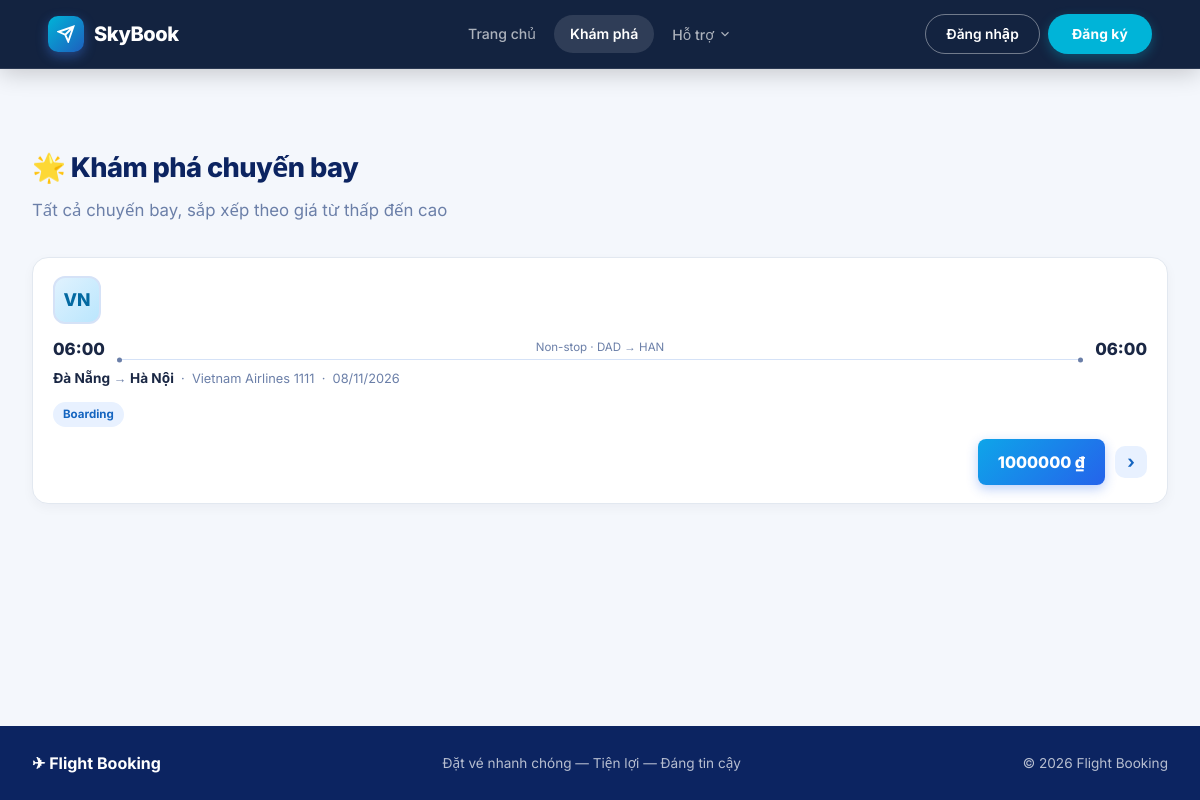
Screenshot of /recommendations/ with the database file from the repository.
### flights/models.py (models this page shows, shortened)
class Flight(models.Model):
    STATUS_CHOICES = [
        ("scheduled", "Scheduled"),
        ("boarding", "Boarding"),
        ("departed", "Departed"),
        ("completed", "Completed"),
        ("cancelled", "Cancelled"),
    ]
    flight_number = models.CharField(max_length=20, verbose_name="Flight Number")
    airline = models.ForeignKey(Airline, on_delete=models.CASCADE, related_name="flights", verbose_name="Airline")
    aircraft = models.ForeignKey(Aircraft, on_delete=models.CASCADE, related_name="flights", verbose_name="Aircraft")
    departure_airport = models.ForeignKey(Airport, on_delete=models.CASCADE, related_name="departures", verbose_name="Departure Airport")
    arrival_airport = models.ForeignKey(Airport, on_delete=models.CASCADE, related_name="arrivals", verbose_name="Arrival Airport")
    departure_time = models.DateTimeField(db_index=True, verbose_name="Departure Time")
    arrival_time = models.DateTimeField(verbose_name="Arrival Time")
    price = models.DecimalField(max_digits=12, decimal_places=2, verbose_name="Base Price")
    status = models.CharField(max_length=20, choices=STATUS_CHOICES, default="scheduled", db_index=True, verbose_name="Status")
    class Meta:
        verbose_name = "Flight"
        verbose_name_plural = "Flights"

class Airline(models.Model):
    name = models.CharField(max_length=100, verbose_name="Airline Name")
    code = models.CharField(max_length=10, unique=True, verbose_name="Airline Code")
    logo = models.URLField(blank=True, verbose_name="Logo URL")
    class Meta:
        verbose_name = "Airline"
        verbose_name_plural = "Airlines"

class Airport(models.Model):
    name = models.CharField(max_length=150, verbose_name="Airport Name")
    code = models.CharField(max_length=10, unique=True, verbose_name="Airport Code")
    city = models.CharField(max_length=100, verbose_name="City")
    class Meta:
        verbose_name = "Airport"
        verbose_name_plural = "Airports"

### recommendations/views.py (the view)
def recommendations(request):
    flights = Flight.objects.select_related(
        "airline", "departure_airport", "arrival_airport"
    ).filter(departure_time__gte=timezone.now()).order_by("price")
    return render(
        request,
        "recommendations/recommendations.html",
        {"flights": flights}
    )

### templates/recommendations/recommendations.html (shortened to what this page needs)
{% extends "base.html" %}
{% block content %}
<h1>🌟 Khám phá chuyến bay</h1>
<p class="page-subtitle">Tất cả chuyến bay, sắp xếp theo giá từ thấp đến cao</p>
{% for flight in flights %}
<div class="flight-result">
  <div class="fr-logo">{{ flight.airline.code|default:flight.airline.name|slice:":2"|upper }}</div>
  <div class="fr-info">
    <div class="fr-times">
      <span class="fr-time">{{ flight.departure_time|date:"H:i" }}</span>
      <div class="fr-duration-line">
        <span>Non-stop · {{ flight.departure_airport.code }} → {{ flight.arrival_airport.code }}</span>
        <div class="fr-line"></div>
      </div>
      <span class="fr-time">{{ flight.arrival_time|date:"H:i" }}</span>
    </div>
    <div class="fr-route">
      <strong>{{ flight.departure_airport.city }}</strong> → <strong>{{ flight.arrival_airport.city }}</strong>
      &nbsp;·&nbsp; {{ flight.airline.name }} {{ flight.flight_number }}
      &nbsp;·&nbsp; {{ flight.departure_time|date:"d/m/Y" }}
    </div>
  </div>
  <div class="fr-tags"><span class="fr-tag">{{ flight.get_status_display }}</span></div>
  <div class="fr-price-block">
    <a href="{% url 'create_booking' flight.id %}" class="fr-price-btn">{{ flight.price|floatformat:0 }} ₫</a>
    <a href="{% url 'flight_detail' flight.id %}" class="fr-chevron">›</a>
  </div>
</div>
{% empty %}
<div class="empty-state">
  <div class="empty-icon">✈</div>
  <h3>Chưa có chuyến bay nào</h3>
  <p>Vui lòng quay lại sau.</p>
</div>
{% endfor %}
{% endblock %}

### static/css/style.css (style rules this page uses)
:root { --navy: #0c2461; --navy-h: #091d52; --navy-lt: #1a3a7a; --blue: #1565c0; --blue-h: #1152a3; --blue-lt: #e8f1ff; --blue-mid: #c5d9f8; --sky: #2474d4; --white: #ffffff; --bg: #f0f4fc; --surface: #ffffff; --border: #d5e2f7; --text: #1a2744; --muted: #6b7fa8; --radius: 12px; --radius-sm: 8px; --radius-lg: 20px; --shadow: 0 2px 8px rgba(12,36,97,.08), 0 6px 20px rgba(12,36,97,.07); --shadow-md: 0 4px 16px rgba(12,36,97,.12), 0 12px 40px rgba(12,36,97,.10); }
*, *::before, *::after { box-sizing: border-box; margin: 0; padding: 0; }
body { font-family: 'Inter', 'Segoe UI', system-ui, sans-serif; background: var(--bg); color: var(--text); min-height: 100vh; display: flex; flex-direction: column; line-height: 1.65; }
a { color: var(--blue); text-decoration: none; }
p { margin: 0; }
h1 { font-size: 1.7rem; font-weight: 800; letter-spacing: -.02em; margin-bottom: 6px; }
.page-subtitle { color: var(--muted); margin-bottom: 28px; font-size: .95rem; }
.flight-result { background: var(--surface); border: 1px solid var(--border); border-radius: var(--radius); padding: 18px 20px; margin-bottom: 12px; box-shadow: var(--shadow); display: grid; grid-template-columns: 56px 1fr auto auto; align-items: center; gap: 0 20px; transition: box-shadow .18s, border-color .18s; }
.fr-logo { width: 48px; height: 48px; border-radius: 50%; background: var(--blue-lt); border: 2px solid var(--border); display: flex; align-items: center; justify-content: center; font-size: 1.1rem; font-weight: 800; color: var(--navy); flex-shrink: 0; }
.fr-times { display: flex; align-items: center; gap: 12px; margin-bottom: 4px; }
.fr-time { font-size: 1.05rem; font-weight: 800; color: var(--text); }
.fr-duration-line { flex: 1; display: flex; flex-direction: column; align-items: center; gap: 2px; }
.fr-duration-line span { font-size: .72rem; color: var(--muted); }
.fr-line { width: 100%; height: 1px; background: var(--border); position: relative; }
.fr-line::before, .fr-line::after { content: ''; position: absolute; top: 50%; transform: translateY(-50%); width: 5px; height: 5px; border-radius: 50%; background: var(--muted); }
.fr-line::before { left: 0; }
.fr-line::after { right: 0; }
.fr-route { font-size: .8rem; color: var(--muted); }
.fr-route strong { color: var(--text); font-size: .85rem; }
.fr-tags { display: flex; align-items: center; gap: 8px; min-width: 120px; }
.fr-tag { background: var(--blue-lt); color: var(--blue); border-radius: 99px; font-size: .72rem; font-weight: 700; padding: 3px 10px; white-space: nowrap; }
.fr-price-block { display: flex; align-items: center; gap: 10px; }
.fr-price-btn { background: var(--blue); color: #fff; border-radius: var(--radius-sm); padding: 10px 20px; font-size: 1rem; font-weight: 800; white-space: nowrap; text-decoration: none !important; transition: background .15s, box-shadow .15s; display: flex; align-items: center; gap: 8px; }
.fr-chevron { width: 32px; height: 32px; background: var(--blue-lt); border-radius: 8px; display: flex; align-items: center; justify-content: center; color: var(--blue); font-size: 1.1rem; font-weight: 700; flex-shrink: 0; transition: background .12s; }
.flight-result { grid-template-columns: 1fr; gap: 12px; }
.fr-price-block { justify-content: flex-end; }
body { padding-top: 110px !important; }
body { background: #F4F7FC; }
.flight-result { background: #ffffff; border: 1px solid #E2E8F0; border-radius: 16px; box-shadow: 0 4px 12px rgba(15, 31, 61, 0.04); transition: all 0.25s ease; overflow: hidden; }
.fr-logo { background: linear-gradient(135deg, #e0f2fe, #bae6fd); color: #0369a1; border-radius: 12px; font-weight: 800; }
.fr-price-btn { background: linear-gradient(135deg, #0ea5e9, #2563eb); color: white !important; border: none; box-shadow: 0 4px 12px rgba(37, 99, 235, 0.3); }
.fr-chevron { border-radius: 10px; }
main h1 { font-weight: 800; letter-spacing: -0.02em; color: var(--navy); }
main .page-subtitle { color: var(--muted); font-size: 1.05rem; margin-bottom: 32px; }

### rows the page displays
Flight: airline.code "VN", departure_time "06:00", departure_airport.code "DAD", arrival_airport.code "HAN", arrival_time "06:00", departure_airport.city "Đà Nẵng", arrival_airport.city "Hà Nội", airline.name "Vietnam Airlines", flight_number "1111", departure_time "08/11/2026", status "Boarding", price "1000000"
